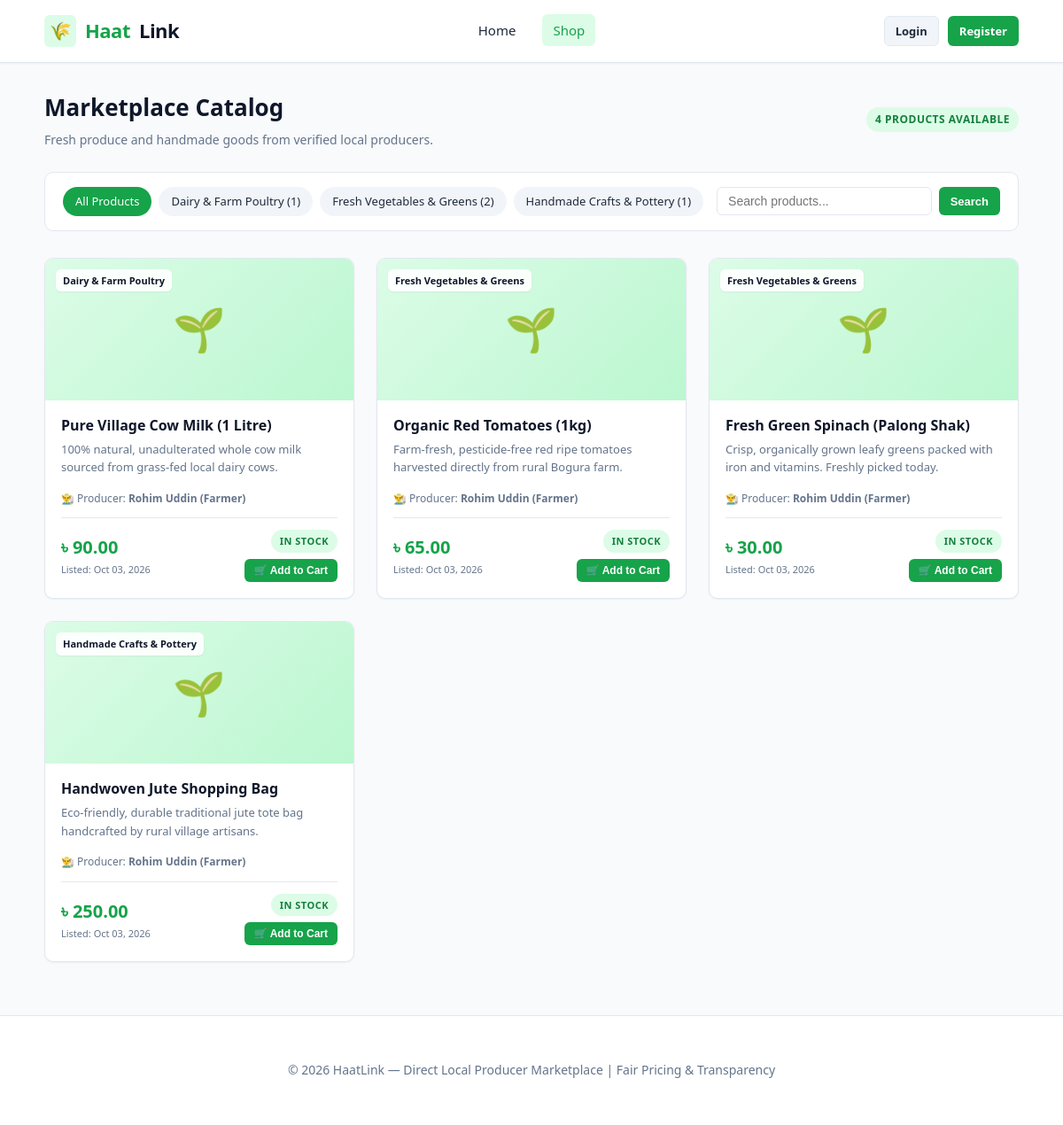
The page /shop.php on the database its author committed.
### tables this page shows
CREATE TABLE `categories` (
    `id` INT AUTO_INCREMENT PRIMARY KEY,
    `name` VARCHAR(100) NOT NULL UNIQUE,
    `created_at` TIMESTAMP DEFAULT CURRENT_TIMESTAMP
);

CREATE TABLE `products` (
    `id` INT AUTO_INCREMENT PRIMARY KEY,
    `producer_id` INT NOT NULL,
    `category_id` INT NOT NULL,
    `name` VARCHAR(150) NOT NULL,
    `description` TEXT,
    `price` DECIMAL(10, 2) NOT NULL,
    `stock_quantity` INT NOT NULL DEFAULT 0,
    `status` ENUM('pending', 'active', 'out_of_stock', 'rejected') NOT NULL DEFAULT 'pending',
    `image_url` VARCHAR(255) DEFAULT NULL,
    `created_at` TIMESTAMP DEFAULT CURRENT_TIMESTAMP,
    CONSTRAINT `fk_products_producer` 
        FOREIGN KEY (`producer_id`) REFERENCES `users` (`id`) 
        ON DELETE CASCADE ON UPDATE CASCADE,
    CONSTRAINT `fk_products_category` 
        FOREIGN KEY (`category_id`) REFERENCES `categories` (`id`) 
        ON DELETE RESTRICT ON UPDATE CASCADE
);

CREATE TABLE `users` (
    `id` INT AUTO_INCREMENT PRIMARY KEY,
    `name` VARCHAR(100) NOT NULL,
    `email` VARCHAR(100) NOT NULL UNIQUE,
    `password` VARCHAR(255) NOT NULL,
    `role` ENUM('admin', 'producer', 'customer') NOT NULL DEFAULT 'customer',
    `status` ENUM('pending', 'verified', 'suspended', 'rejected') NOT NULL DEFAULT 'verified',
    `created_at` TIMESTAMP DEFAULT CURRENT_TIMESTAMP
);

### shop.php (the view, shortened to what this page needs)
<?php
require_once __DIR__ . '/db_connect.php';
try {
    $cat_stmt = $pdo->query("
        SELECT c.id, c.name, COUNT(p.id) AS active_count
        FROM categories c
        LEFT JOIN products p ON c.id = p.category_id AND p.status = 'active'
        GROUP BY c.id, c.name
        ORDER BY c.name ASC
    ");
    $categories = $cat_stmt->fetchAll();
} catch (PDOException $e) {
    $categories = [];
}
$selected_category = isset($_GET['category']) ? (int)$_GET['category'] : 0;
$search_query      = trim($_GET['q'] ?? '');
$where_clauses = ["p.status = 'active'"];
$params        = [];
$where_sql = implode(' AND ', $where_clauses);
$sql = "
    SELECT
        p.id,
        p.name,
        p.description,
        p.price,
        p.stock_quantity,
        p.status,
        p.image_url,
        p.created_at,
        c.name AS category_name,
        u.name AS producer_name
    FROM products p
    JOIN categories c ON p.category_id = c.id
    JOIN users u ON p.producer_id = u.id
    WHERE $where_sql
    ORDER BY p.created_at DESC
";
try {
    $stmt     = $pdo->prepare($sql);
    $stmt->execute($params);
    $products = $stmt->fetchAll();
} catch (PDOException $e) {
    die("Database error: " . htmlspecialchars($e->getMessage()));
}
require_once __DIR__ . '/includes/header.php';
?>
<div class="page-header">
    <div>
        <h1 class="page-title">Marketplace Catalog</h1>
        <p class="page-subtitle">Fresh produce and handmade goods from verified local producers.</p>
    </div>
    <span class="badge badge-verified"><?php echo count($products); ?> Products Available</span>
</div>
<div class="filter-bar">
    <div class="filter-categories">
        <a href="shop.php<?php echo !empty($search_query) ? '?q=' . urlencode($search_query) : ''; ?>"
           class="filter-btn <?php echo ($selected_category === 0) ? 'active' : ''; ?>">
            All Products
        </a>
        <?php foreach ($categories as $category): ?>
            <a href="shop.php?category=<?php echo $category['id']; ?><?php echo !empty($search_query) ? '&q=' . urlencode($search_query) : ''; ?>"
               class="filter-btn <?php echo ($selected_category === (int)$category['id']) ? 'active' : ''; ?>">
                <?php echo htmlspecialchars($category['name']); ?> (<?php echo (int)$category['active_count']; ?>)
            </a>
        <?php endforeach; ?>
    </div>
    <form action="shop.php" method="GET" class="filter-search">
        <input type="text" name="q" class="form-control" placeholder="Search products..."
               value="<?php echo htmlspecialchars($search_query); ?>" style="padding: 7px 12px; font-size: 14px;">
        <button type="submit" class="btn btn-primary btn-sm">Search</button>
    </form>
</div>
<?php if (empty($products)): ?>
    <div class="card empty-state" style="padding: 50px 20px;">
        <div style="font-size: 48px; margin-bottom: 12px;">🔍</div>
        <h3>No Products Found</h3>
        <p>No products match your current search or category filter.</p>
        <a href="shop.php" class="btn btn-outline btn-sm">Reset Filters</a>
    </div>
<?php else: ?>
    <div class="product-grid">
        <?php foreach ($products as $product):
        ?>
            <div class="product-card">
                <div style="position: relative;">
                    <div class="product-image-placeholder" style="display:none;">🌱</div>
                    <span class="product-category-tag">
                        <?php echo htmlspecialchars($product['category_name']); ?>
                    </span>
                </div>
                <div class="product-body">
                    <h3 class="product-title"><?php echo htmlspecialchars($product['name']); ?></h3>
                    <p class="product-desc">
                        <?php echo htmlspecialchars($product['description'] ?? 'Pure locally sourced product.'); ?>
                    </p>
                    <div class="product-meta">
                        <span>👨‍🌾 Producer: <strong><?php echo htmlspecialchars($product['producer_name']); ?></strong></span>
                    </div>
                    <div class="product-footer">
                        <div>
                            <div class="product-price">৳ <?php echo number_format($product['price'], 2); ?></div>
                            <div style="font-size: 11px; color: var(--text-muted);">
                                Listed: <?php echo date('M d, Y', strtotime($product['created_at'])); ?>
                            </div>
                        </div>
                        <div style="text-align: right;">
                            <?php if ($product['stock_quantity'] > 0): ?>
                                <span class="badge badge-active" style="font-size: 11px;">In Stock</span>
                            <?php else: ?>
                                <span class="badge badge-out_of_stock" style="font-size: 11px;">Out of Stock</span>
                            <?php endif; ?>
                            <?php if ((isset($_SESSION['role']) && $_SESSION['role'] === 'producer') || (isset($_SESSION['user_role']) && $_SESSION['user_role'] === 'producer')): ?>
                                <div style="margin-top: 6px;">
                                    <button type="button" class="btn btn-secondary btn-sm" disabled style="font-size: 12px; padding: 5px 10px; width: 100%; opacity: 0.65; cursor: not-allowed;" title="Producers cannot purchase products">
                                        🛒 Add to Cart
                                    </button>
                                    <div style="font-size: 10.5px; color: var(--text-muted); margin-top: 4px; line-height: 1.25; text-align: right;">
                                        Logged in as Producer (Switch to Customer account to buy products)
                                    </div>
                                </div>
                            <?php else: ?>
                                <form action="add_to_cart.php" method="POST" style="margin-top: 6px;">
                                    <?php if ($product['stock_quantity'] > 0): ?>
                                        <button type="submit" class="btn btn-primary btn-sm" style="font-size: 12px; padding: 5px 10px; width: 100%;">
                                            🛒 Add to Cart
                                        </button>
                                    <?php else: ?>
                                        <button type="button" class="btn btn-secondary btn-sm" disabled style="font-size: 12px; padding: 5px 10px; width: 100%;">
                                            Out of Stock
                                        </button>
                                    <?php endif; ?>
                                </form>
                            <?php endif; ?>
                        </div>
                    </div>
                </div>
            </div>
        <?php endforeach; ?>
    </div>
<?php endif; ?>
<?php require_once __DIR__ . '/includes/footer.php'; ?>

### rows shown on the page
categories: name "Dairy & Farm Poultry", active_count "1"
categories: name "Fresh Vegetables & Greens", active_count "2"
categories: name "Handmade Crafts & Pottery", active_count "1"
products: category.name "Dairy & Farm Poultry", name "Pure Village Cow Milk (1 Litre)", description "100% natural, unadulterated whole cow milk sourced from grass-fed local dairy cows.", producer.name "Rohim Uddin (Farmer)", price "90.00", created_at "Oct 03, 2026", stock_quantity "IN STOCK"
products: category.name "Fresh Vegetables & Greens", name "Organic Red Tomatoes (1kg)", description "Farm-fresh, pesticide-free red ripe tomatoes harvested directly from rural Bogura farm.", producer.name "Rohim Uddin (Farmer)", price "65.00", created_at "Oct 03, 2026", stock_quantity "IN STOCK"
products: category.name "Fresh Vegetables & Greens", name "Fresh Green Spinach (Palong Shak)", description "Crisp, organically grown leafy greens packed with iron and vitamins. Freshly picked today.", producer.name "Rohim Uddin (Farmer)", price "30.00", created_at "Oct 03, 2026", stock_quantity "IN STOCK"
products: category.name "Handmade Crafts & Pottery", name "Handwoven Jute Shopping Bag", description "Eco-friendly, durable traditional jute tote bag handcrafted by rural village artisans.", producer.name "Rohim Uddin (Farmer)", price "250.00", created_at "Oct 03, 2026", stock_quantity "IN STOCK"

### other values the page prints
count($products) "4"
